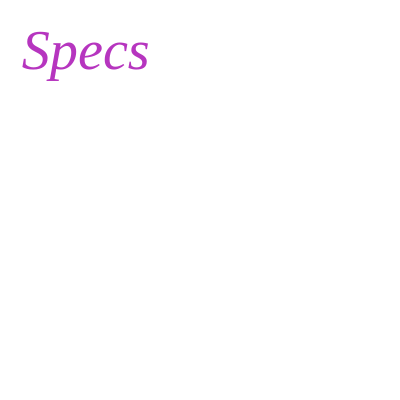
Frame 1 (no input)
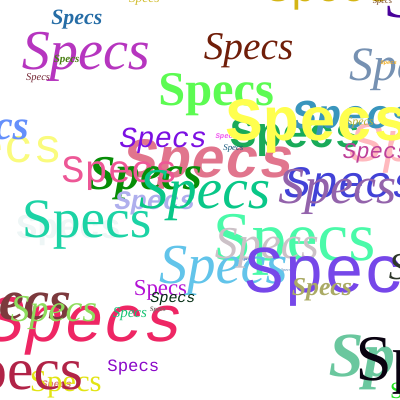
Frame 60 (no input)
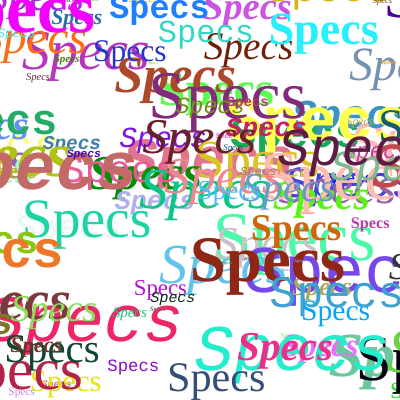
Frame 120 (the mouse pressed at the canvas centre since frame 60)

The p5.js sketch that drew these frames (run headless with seeded random() and noise() and a simulated clock; from frame 60 on, the mouse is pressed at the canvas centre):

// p5.js sketch
// ── sketch.js
let specs = 0;
let maxSpecs = 500;
let drawing = true;

function setup() {
  createCanvas(400, 400);
  background(255);
  strokeWeight(0);
}

function draw() {
  if (drawing == true) {
    drawSpec();
  }
}

function drawSpec() {
  let styles = [NORMAL, ITALIC, BOLD, BOLDITALIC];
  if (specs < maxSpecs) {
    fill(random(255), random(255), random(255));
    let fonts = ['Courier New', 'Georgia', 'Rockwell']
    textFont(random(fonts));
    textSize(random(70));
    textStyle(random(styles));
    let specs = text("Specs", random(-100, 400), random(400));
  } else {
    fill(0);
    textFont('Courier New')
    textSize(140)
    textStyle(BOLD)
    text("Specs", -10, 225);
    drawing = false;
    r = createButton('reset');
    r.position((width / 2) - 50, 2 * (height / 3));
    r.size(80,30);
    r.mousePressed(reset);
  }
  specs++
}

function reset() {
  background(255);
  specs = 0;
  drawing = true;
  r.position(-100,-100);
}
